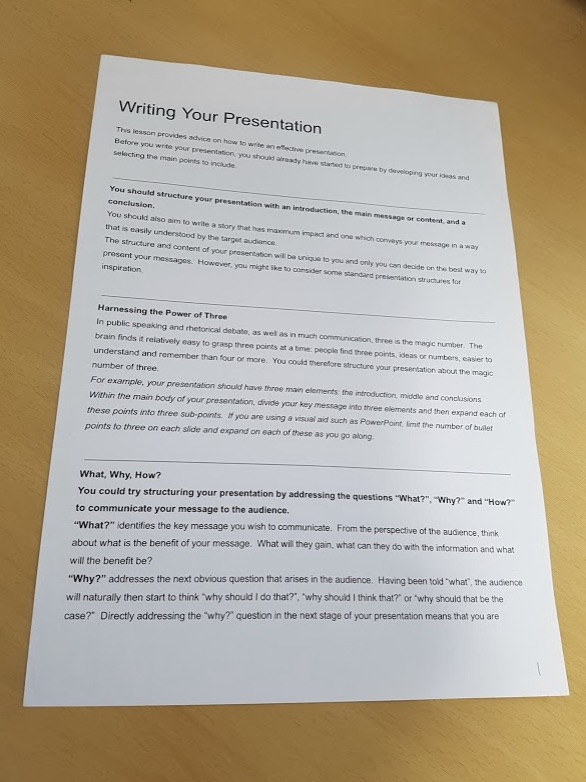
#> input picture paper.jpg, 586 x 782 px, found by its file name
$ python edge.py
#> lines starting #> are read from the running program, lines starting #| are printed output that depends on the picture
import cv2
import numpy as np

img = cv2.imread("paper.jpg")
#> img is the input picture: shape (782, 586, 3); mean B, G, R 152.7, 169.1, 178.7

blur = cv2.GaussianBlur(img, (3,3), 0)
edge = cv2.Laplacian(blur, -1)
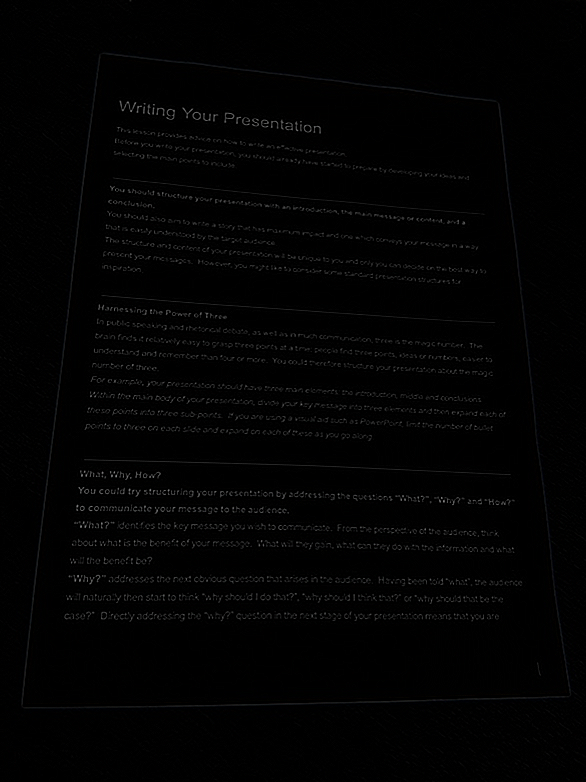
#> edge: shape (782, 586, 3); mean B, G, R 2.5, 2.5, 2.5

merged = np.hstack((img, blur, edge))
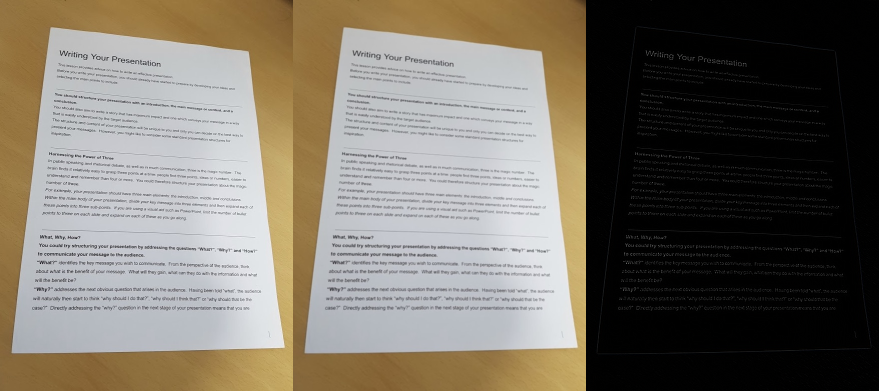
#> merged: shape (782, 1758, 3) (shown at 1/2 size); mean B, G, R 102.6, 113.6, 120

cv2.imshow('Laplacian', merged)
cv2.waitKey(0)
cv2.destroyAllWindows()
